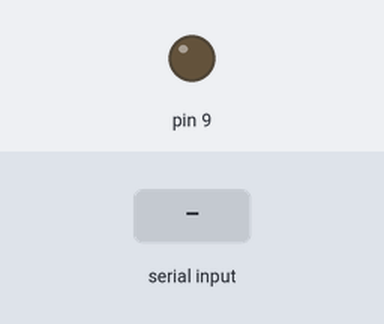
Recording of a sketch running on a simulated Arduino Uno, built with avr-gcc and run on an emulated ATmega328P. Shown: output pins drawn as LEDs (lit = HIGH). The test bench sets the inputs (shaded band).

Above: at 1.2 s.
1.3 s: byte 30 received over Serial
At 1.7 s:
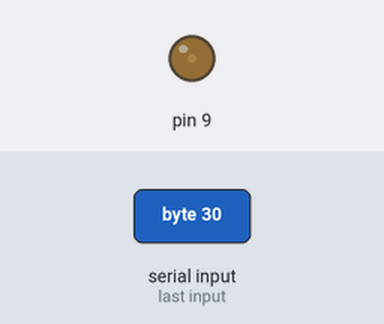
2.8 s: byte 90 received over Serial
At 4.1 s:
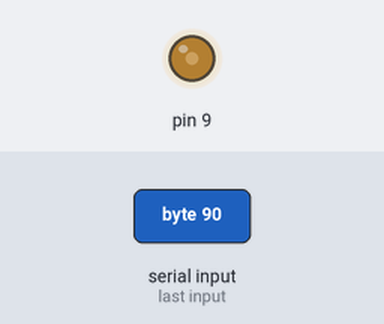
Timing chart, 0 to 5.8 s (numbered marks = the images above; inputs shaded):
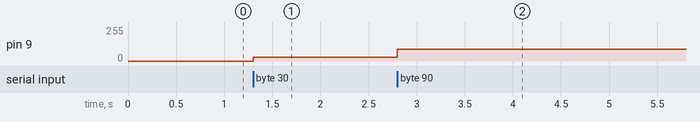

The sketch:

serial_test_x01b.ino
```cpp
byte incomingByte; // for incoming serial data
int dec;

void setup() {
  Serial.begin(115200); // opens serial port, sets data rate to 9600 bps
}

void loop() {
  // send data only when you receive data:
  if (Serial.available() > 0) {
    // read the incoming byte:
    incomingByte = Serial.read();

    dec = (int)incomingByte;

    // say what you got:
    //Serial.println(dec);
    analogWrite(9,dec);
  }
}
```

Measured:
- after the input at 1.3 s, pin 9: 0/255 → 30/255 at once
- after the input at 2.8 s, pin 9: 30/255 → 90/255 at once
